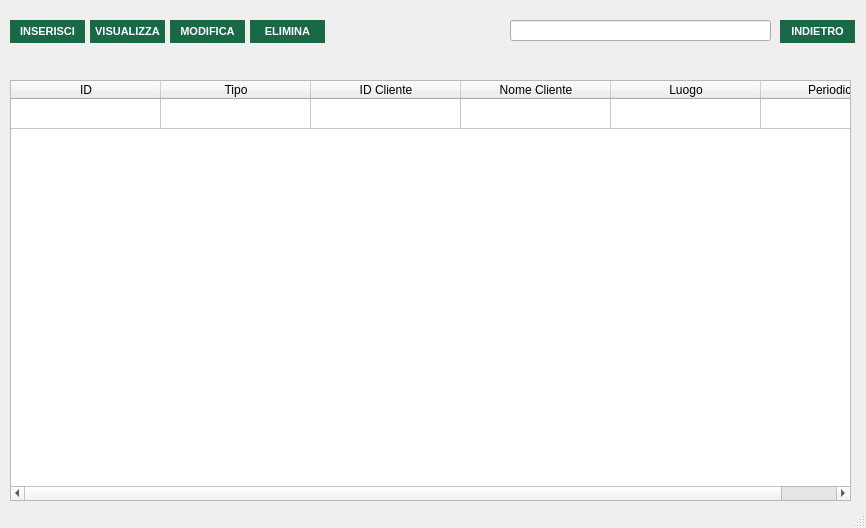
<?xml version="1.0" encoding="UTF-8"?>
<ui version="4.0">
 <class>listaservizi_window</class>
 <widget class="QMainWindow" name="listaservizi_window">
  <property name="geometry">
   <rect>
    <x>0</x>
    <y>0</y>
    <width>866</width>
    <height>528</height>
   </rect>
  </property>
  <property name="windowTitle">
   <string>Gestione Servizi</string>
  </property>
  <property name="windowIcon">
   <iconset resource="xz.qrc">
    <normaloff>:/images/images/AnconAmbiente_Logo.png</normaloff>:/images/images/AnconAmbiente_Logo.png</iconset>
  </property>
  <widget class="QWidget" name="listaservizi_window_2">
   <widget class="QPushButton" name="visualizza_button">
    <property name="geometry">
     <rect>
      <x>90</x>
      <y>20</y>
      <width>75</width>
      <height>23</height>
     </rect>
    </property>
    <property name="styleSheet">
     <string notr="true">QPushButton{
background-color:rgb(24, 105, 68);
color: white;
border-style: outset;
font:  bold 11px


}

QPushButton:hover{
background-color:rgb(170, 203, 108);
color: white;
border-style: outset;
font:  bold 11px
}</string>
    </property>
    <property name="text">
     <string>VISUALIZZA</string>
    </property>
   </widget>
   <widget class="QLabel" name="label">
    <property name="geometry">
     <rect>
      <x>490</x>
      <y>20</y>
      <width>21</width>
      <height>21</height>
     </rect>
    </property>
    <property name="text">
     <string>&lt;html&gt;&lt;head/&gt;&lt;body&gt;&lt;p&gt;&lt;img src=&quot;:/images/images/loupe (1) (1).png&quot;/&gt;&lt;/p&gt;&lt;/body&gt;&lt;/html&gt;</string>
    </property>
   </widget>
   <widget class="QPushButton" name="modifica_button">
    <property name="geometry">
     <rect>
      <x>170</x>
      <y>20</y>
      <width>75</width>
      <height>23</height>
     </rect>
    </property>
    <property name="styleSheet">
     <string notr="true">QPushButton{
background-color:rgb(24, 105, 68);
color: white;
border-style: outset;
font:  bold 11px


}

QPushButton:hover{
background-color:rgb(170, 203, 108);
color: white;
border-style: outset;
font:  bold 11px
}</string>
    </property>
    <property name="text">
     <string>MODIFICA</string>
    </property>
   </widget>
   <widget class="QTableWidget" name="tabella_servizi">
    <property name="geometry">
     <rect>
      <x>10</x>
      <y>80</y>
      <width>841</width>
      <height>421</height>
     </rect>
    </property>
    <property name="selectionBehavior">
     <enum>QAbstractItemView::SelectRows</enum>
    </property>
    <property name="horizontalScrollMode">
     <enum>QAbstractItemView::ScrollPerPixel</enum>
    </property>
    <attribute name="horizontalHeaderDefaultSectionSize">
     <number>150</number>
    </attribute>
    <attribute name="horizontalHeaderShowSortIndicator" stdset="0">
     <bool>false</bool>
    </attribute>
    <attribute name="horizontalHeaderStretchLastSection">
     <bool>true</bool>
    </attribute>
    <attribute name="verticalHeaderVisible">
     <bool>false</bool>
    </attribute>
    <attribute name="verticalHeaderCascadingSectionResizes">
     <bool>false</bool>
    </attribute>
    <row>
     <property name="text">
      <string>DADADAD</string>
     </property>
    </row>
    <column>
     <property name="text">
      <string>ID</string>
     </property>
    </column>
    <column>
     <property name="text">
      <string>Tipo</string>
     </property>
    </column>
    <column>
     <property name="text">
      <string>ID Cliente</string>
     </property>
    </column>
    <column>
     <property name="text">
      <string>Nome Cliente</string>
     </property>
    </column>
    <column>
     <property name="text">
      <string>Luogo</string>
     </property>
    </column>
    <column>
     <property name="text">
      <string>Periodicità</string>
     </property>
    </column>
   </widget>
   <widget class="QPushButton" name="inserisci_button">
    <property name="geometry">
     <rect>
      <x>10</x>
      <y>20</y>
      <width>75</width>
      <height>23</height>
     </rect>
    </property>
    <property name="styleSheet">
     <string notr="true">QPushButton{
background-color:rgb(24, 105, 68);
color: white;
border-style: outset;
font:  bold 11px


}

QPushButton:hover{
background-color:rgb(170, 203, 108);
color: white;
border-style: outset;
font:  bold 11px
}</string>
    </property>
    <property name="text">
     <string>INSERISCI</string>
    </property>
   </widget>
   <widget class="QLabel" name="warning_label">
    <property name="geometry">
     <rect>
      <x>13</x>
      <y>60</y>
      <width>601</width>
      <height>16</height>
     </rect>
    </property>
    <property name="text">
     <string/>
    </property>
   </widget>
   <widget class="QPushButton" name="elimina_button">
    <property name="geometry">
     <rect>
      <x>250</x>
      <y>20</y>
      <width>75</width>
      <height>23</height>
     </rect>
    </property>
    <property name="styleSheet">
     <string notr="true">QPushButton{
background-color:rgb(24, 105, 68);
color: white;
border-style: outset;
font:  bold 11px


}

QPushButton:hover{
background-color:rgb(170, 203, 108);
color: white;
border-style: outset;
font:  bold 11px
}</string>
    </property>
    <property name="text">
     <string>ELIMINA</string>
    </property>
   </widget>
   <widget class="QPushButton" name="indietro_button">
    <property name="geometry">
     <rect>
      <x>780</x>
      <y>20</y>
      <width>75</width>
      <height>23</height>
     </rect>
    </property>
    <property name="styleSheet">
     <string notr="true">QPushButton{
background-color:rgb(24, 105, 68);
color: white;
border-style: outset;
font:  bold 11px


}

QPushButton:hover{
background-color:rgb(170, 203, 108);
color: white;
border-style: outset;
font:  bold 11px
}</string>
    </property>
    <property name="text">
     <string>INDIETRO</string>
    </property>
   </widget>
   <widget class="QLineEdit" name="search_field">
    <property name="geometry">
     <rect>
      <x>510</x>
      <y>20</y>
      <width>261</width>
      <height>21</height>
     </rect>
    </property>
   </widget>
  </widget>
  <widget class="QStatusBar" name="statusbar"/>
 </widget>
 <resources>
  <include location="xz.qrc"/>
 </resources>
 <connections/>
</ui>
